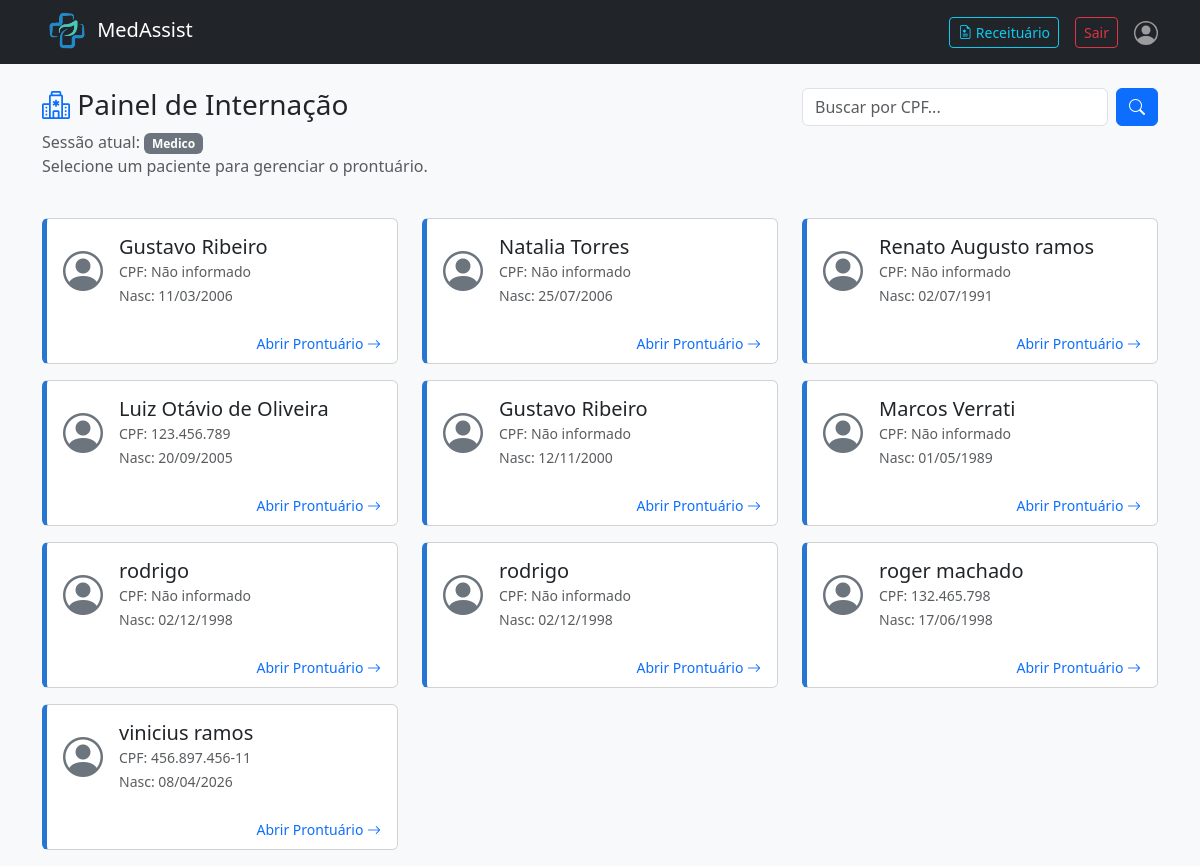
Before: /view/painel-internacao.php (signed in) with the older database file.
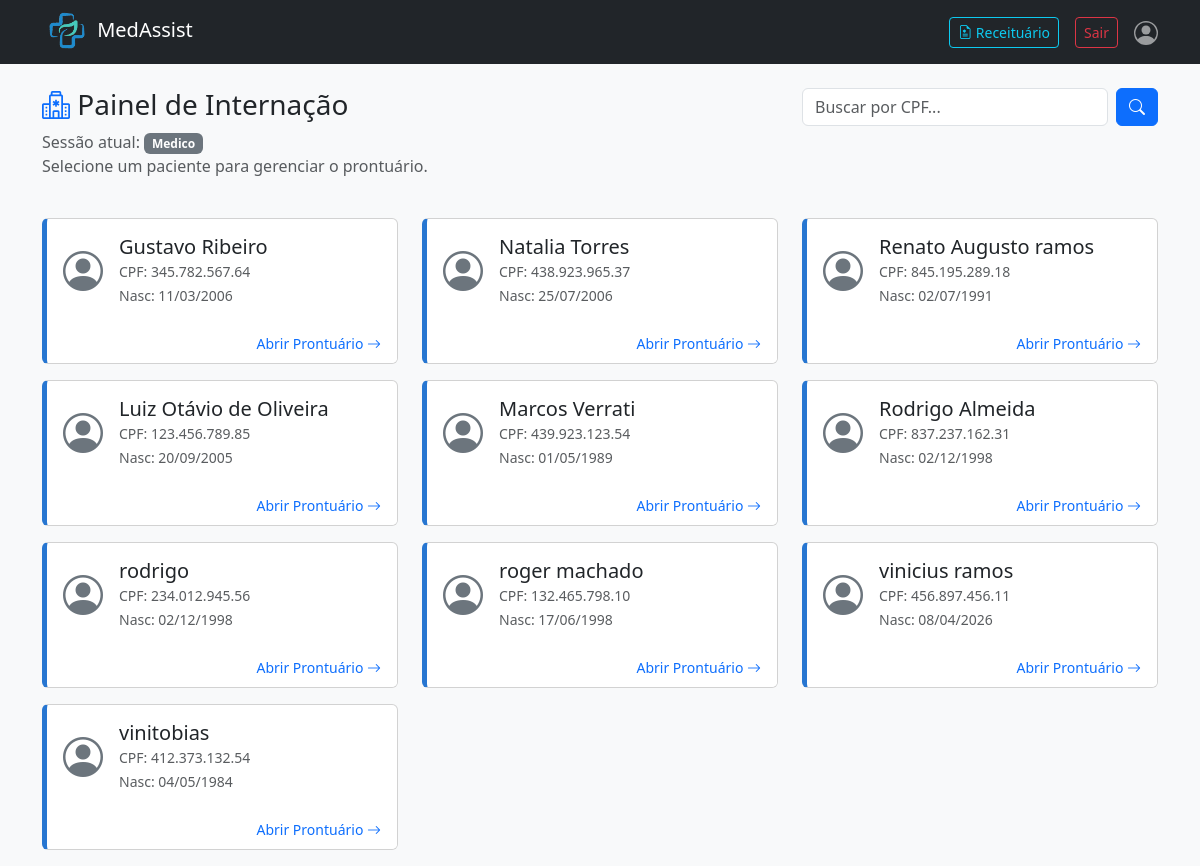
After: the same page with the newer database file.
### tables this page shows
CREATE TABLE `usuarios` (
  `id` int(11) NOT NULL AUTO_INCREMENT,
  `cpf` varchar(14) DEFAULT NULL,
  `nome` varchar(100) NOT NULL,
  `email` varchar(100) DEFAULT NULL,
  `data_nascimento` date NOT NULL,
  `senha` varchar(255) DEFAULT NULL,
  `role` enum('admin','medico','enfermeiro','paciente') DEFAULT 'paciente' COMMENT 'Papéis de acesso ao sistema',
  `crm_registro` varchar(50) DEFAULT NULL COMMENT 'Registro CRM do Médico. Deve ser preenchido se o papel role for medico.',
  `coren_registro` varchar(50) DEFAULT NULL COMMENT 'Registro COREN do Enfermeiro/Técnico. Deve ser preenchido se o role for enfermeiro.',
  PRIMARY KEY (`id`),
  UNIQUE KEY `crm_registro` (`crm_registro`),
  UNIQUE KEY `coren_registro` (`coren_registro`),
  UNIQUE KEY `cpf` (`cpf`),
  UNIQUE KEY `cpf_2` (`cpf`),
  UNIQUE KEY `cpf_3` (`cpf`),
  UNIQUE KEY `cpf_4` (`cpf`)
);

### view/painel-internacao.php (the view, shortened to what this page needs)
<?php
require '../Model/conexao.php';
$check_columns = mysqli_query($conexao, "SHOW COLUMNS FROM usuarios LIKE 'role_usuario'");
$coluna_final = (mysqli_num_rows($check_columns) > 0) ? 'role_usuario' : 'role';
$filtro_cpf = isset($_GET['busca_cpf']) ? mysqli_real_escape_string($conexao, $_GET['busca_cpf']) : '';
$sql = "SELECT id, nome, cpf, data_nascimento FROM usuarios WHERE $coluna_final = 'paciente'";
$query_pacientes = mysqli_query($conexao, $sql);
$destino_clique = ($_SESSION['role_usuario'] === 'medico') ? 'prontuario-medico.php' : 'gestao-paciente.php';
?>
<!doctype html>
<html lang="pt-br">
<head>
    <link href="https://cdn.jsdelivr.net/npm/bootstrap@5.3.3/dist/css/bootstrap.min.css" rel="stylesheet">
    <link rel="stylesheet" href="https://cdn.jsdelivr.net/npm/bootstrap-icons@1.11.3/font/bootstrap-icons.min.css">
</head>
<body class="bg-light">
    <?php include('navbar.php'); ?>
    <div class="container mt-4">
        <div class="row mb-4">
            <div class="col-md-8">
                <h3><i class="bi bi-hospital text-primary"></i> Painel de Internação</h3>
                <p class="text-muted">
                    Sessão atual: <span class="badge bg-secondary"><?= ucfirst($_SESSION['role_usuario']) ?></span>
                    <br>Selecione um paciente para gerenciar o prontuário.
                </p>
            </div>
            <div class="col-md-4">
                <form action="" method="GET" class="d-flex">
                    <input type="text" name="busca_cpf" class="form-control me-2" placeholder="Buscar por CPF..." value="<?= $filtro_cpf ?>">
                    <button type="submit" class="btn btn-primary"><i class="bi bi-search"></i></button>
                </form>
            </div>
        </div>
        <div class="row">
            <?php if($query_pacientes && mysqli_num_rows($query_pacientes) > 0): ?>
                <?php while($p = mysqli_fetch_assoc($query_pacientes)): ?>
                <div class="col-md-4 mb-3">
                    <div class="card h-100 card-paciente <?= ($_SESSION['role_usuario'] === 'medico') ? 'bg-medico' : '' ?>"
                         onclick="location.href='<?= $destino_clique ?>?id=<?= $p['id'] ?>'">
                        <div class="card-body">
                            <div class="d-flex align-items-center">
                                <div class="flex-shrink-0">
                                    <i class="bi bi-person-circle fs-1 text-secondary"></i>
                                </div>
                                <div class="flex-grow-1 ms-3">
                                    <h5 class="mb-0 text-dark"><?= $p['nome'] ?></h5>
                                    <small class="text-muted">CPF: <?= $p['cpf'] ?? 'Não informado' ?></small><br>
                                    <small class="text-muted">Nasc: <?= date('d/m/Y', strtotime($p['data_nascimento'])) ?></small>
                                </div>
                            </div>
                        </div>
                        <div class="card-footer bg-white border-0 text-end">
                            <span class="text-primary small">
                                <?= ($_SESSION['role_usuario'] === 'medico') ? 'Abrir Prontuário' : 'Gerenciar Medicamentos' ?>
                                <i class="bi bi-arrow-right"></i>
                            </span>
                        </div>
                    </div>
                </div>
                <?php endwhile; ?>
            <?php endif; ?>
        </div>
    </div>
</body>
</html>

### view/navbar.php (shortened to what this page needs)
<nav class="navbar navbar-dark bg-dark py-0">
    <div class="container-md d-flex justify-content-between">
        <?php
            $home_link = "../view/home.php";
            if (isset($_SESSION['logado']) && $_SESSION['logado'] === true) {
                if ($_SESSION['role_usuario'] === 'medico') {
                    $home_link = "../view/painel-medico.php";
                } elseif ($_SESSION['role_usuario'] === 'enfermeiro') {
                    $home_link = "../view/home-enfermeiro.php";
                } elseif ($_SESSION['role_usuario'] === 'paciente') {
                $home_link = "../view/home.php";
                } elseif ($_SESSION['role_usuario'] === 'admin') {
                    $home_link = "../view/home.php";
                } else {
                    $home_link = "../view/lista-de-usuarios.php";
                }
            }
        ?>
        <a href="<?= $home_link ?>" class="navbar-brand">
            <img src="../img/logo.png" alt="Logo MedAssist" style="height: 50px; margin-bottom: 4px" >
            MedAssist
        </a>
        <?php if(isset($_SESSION['logado']) && $_SESSION['logado'] === true): ?>
            <ul class="navbar-nav d-flex flex-row align-items-center">
                <?php if(isset($_SESSION['role_usuario']) && $_SESSION['role_usuario'] === 'medico'): ?>
                <li class="nav-item me-3">
                    <a href="receitas.php" class="btn btn-outline-info btn-sm">
                        <i class="bi bi-file-earmark-medical"></i>
                        Receituário
                    </a>
                </li>
                <?php endif; ?>
                <li class="nav-item me-3">
                    <a href="../controller/AuthController.php?logout=true" class="btn btn-sm btn-outline-danger">Sair</a>
                </li>
                <li class="nav-item">
                    <a href="../view/perfil.php" class="nav-link">
                    </a>
                </li>
            </ul>
        <?php else: ?>
             <a href="login.php" class="btn btn-outline-light">Login</a>
        <?php endif; ?>
    </div>
</nav>

### view/painel-internacao.php (style rules this page uses)
.card-paciente { transition: transform 0.2s; cursor: pointer; border-left: 5px solid #0d6efd; }
.bg-medico { border-left-color: #2776d1 !important; }

Changed rows visible on the page:
removed usuarios: nome "Gustavo Ribeiro", cpf "Não informado", data_nascimento "12/11/2000"
changed usuarios "Gustavo Ribeiro": cpf "Não informado" → "345.782.567.64"
changed usuarios "Natalia Torres": cpf "Não informado" → "438.923.965.37"
changed usuarios "Renato Augusto ramos": cpf "Não informado" → "845.195.289.18"
changed usuarios "Luiz Otávio de Oliveira": cpf "123.456.789" → "123.456.789.85"
changed usuarios "Marcos Verrati": cpf "Não informado" → "439.923.123.54"
changed usuarios: nome "rodrigo" → "Rodrigo Almeida"; cpf "Não informado" → "837.237.162.31"
changed usuarios "rodrigo": cpf "Não informado" → "234.012.945.56"
changed usuarios "roger machado": cpf "132.465.798" → "132.465.798.10"
changed usuarios "vinicius ramos": cpf "456.897.456-11" → "456.897.456.11"
added usuarios: nome "vinitobias", cpf "412.373.132.54", data_nascimento "04/05/1984"
